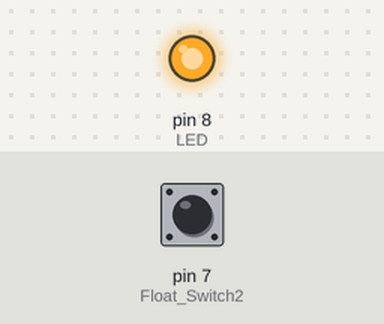
A sketch run on a simulated Arduino Uno, built with avr-gcc and run on an emulated ATmega328P. Shown: output pins drawn as LEDs (lit = HIGH). Dashed ring = blinking. The inputs (shaded band) are chosen by the test bench; at power-on: pin 7 (Float_Switch2) HIGH. What the sketch prints to the serial monitor is not drawn.

Above: at 1.2 s.
1.3 s: pin 7 (Float_Switch2) pulled LOW for 0.15 s
At 1.37 s:
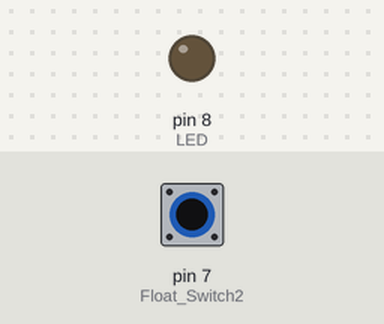
2.9 s: pin 7 (Float_Switch2) pulled LOW for 1 s
At 5.3 s:
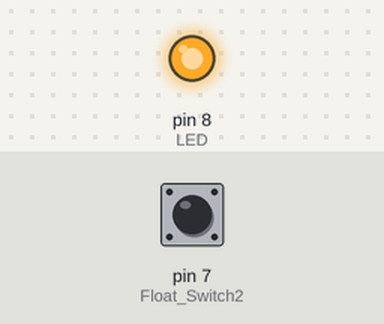
6.9 s: pin 7 (Float_Switch2) pulled LOW for 3.2 s
At 7.5 s:
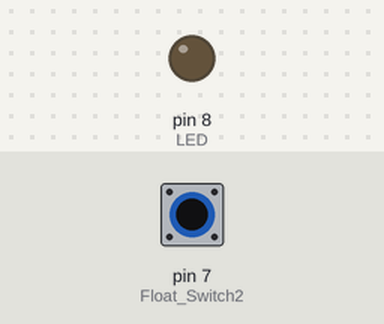
11.6 s: pin 7 (Float_Switch2) pulsed LOW 2 times (0.12 s each, 0.3 s apart)
At 11.81 s:
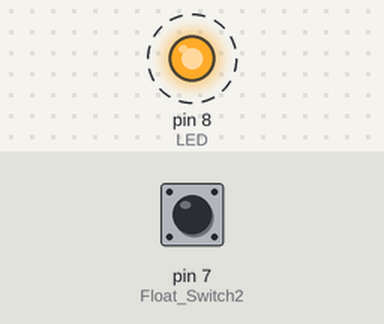
15.2 s: pin 7 (Float_Switch2) driven LOW
At 16.3 s:
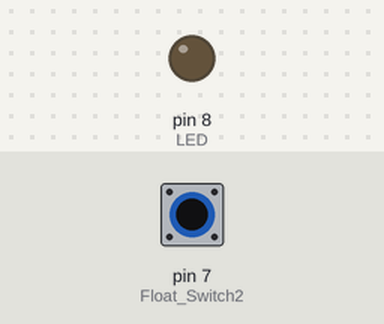
18.2 s: pin 7 (Float_Switch2) driven HIGH
At 19.6 s:
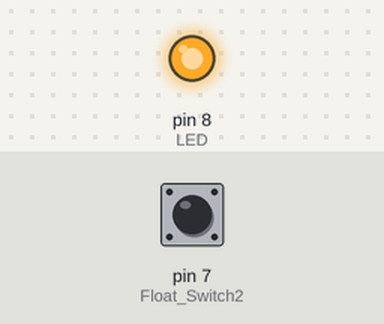
Timing chart, 0 to 20.7 s (numbered marks = the images above; inputs shaded):
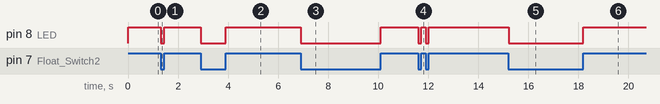

Measured:
- after the input at 1.3 s, pin 8 (LED): HIGH → LOW at once, → HIGH 0.15 s later
- after the input at 2.9 s, pin 8 (LED): HIGH → LOW at once, → HIGH 1.0 s later
- after the input at 6.9 s, pin 8 (LED): HIGH → LOW at once, → HIGH 3.2 s later
- after the input at 11.6 s, pin 8 (LED): alternates HIGH for 0.18 s and LOW for 0.12 s, 4 changes in all, then stays HIGH, starting at once
- after the input at 15.2 s, pin 8 (LED): HIGH → LOW at once
- after the input at 18.2 s, pin 8 (LED): LOW → HIGH at once

The sketch:

FloatSwitch.ino
```cpp
//Set the LED light to pin 8
int LED = 8;

//Set the float sensor to pin 3
#define Float_Switch2 7

void setup() {

  Serial.begin (9600);
  // initialize digital pin 8 as an output.
  pinMode(LED, OUTPUT);


  pinMode(Float_Switch2, INPUT_PULLUP);
}

void loop() {

 if(digitalRead(Float_Switch2) == HIGH)
  {
    digitalWrite(LED, HIGH); //Turn LED on
    Serial.println("high ");
  }

 else
  {
    digitalWrite(LED, LOW); //Turn LED off
    Serial.println("low ");
  }
}
```
